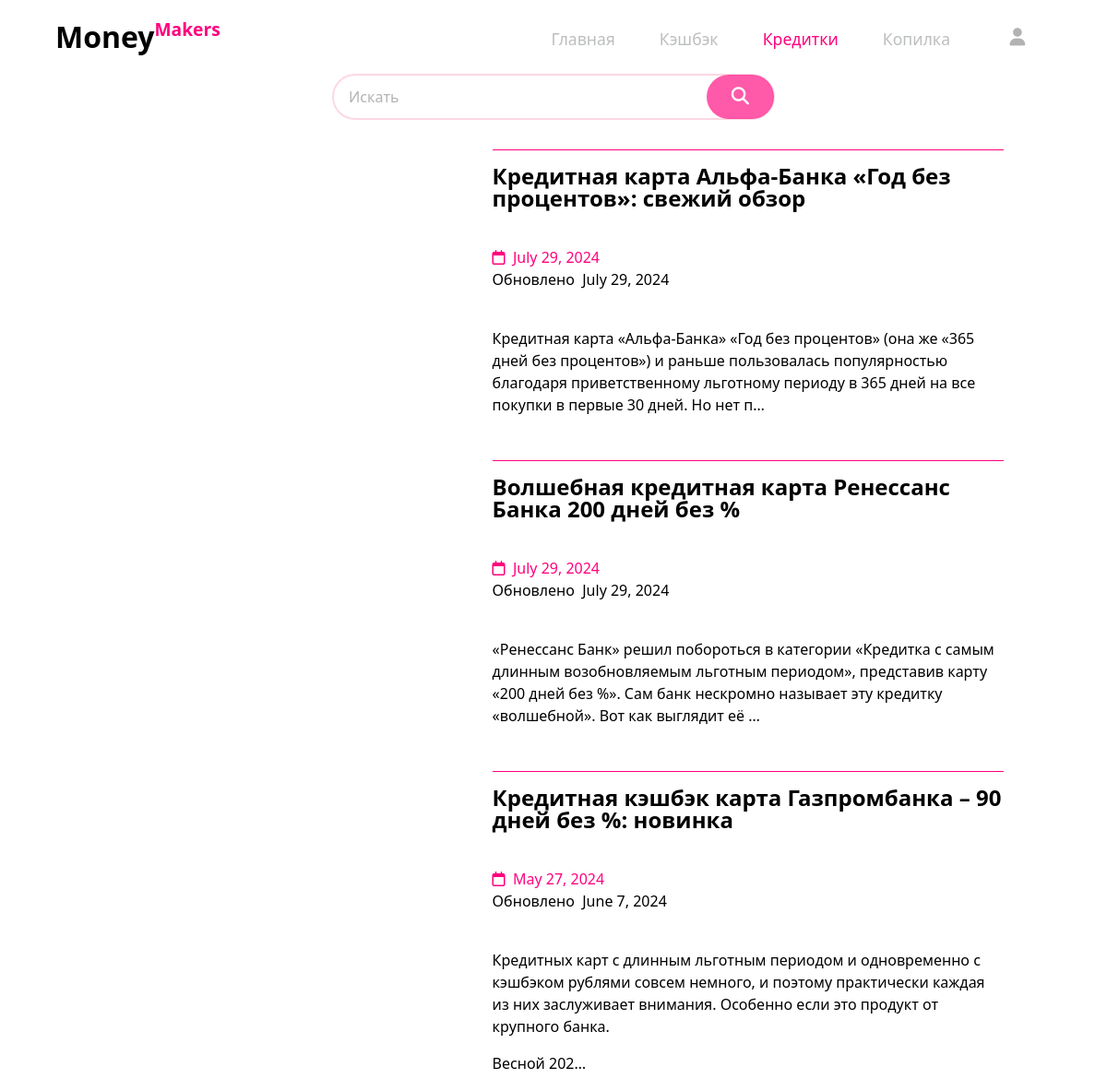
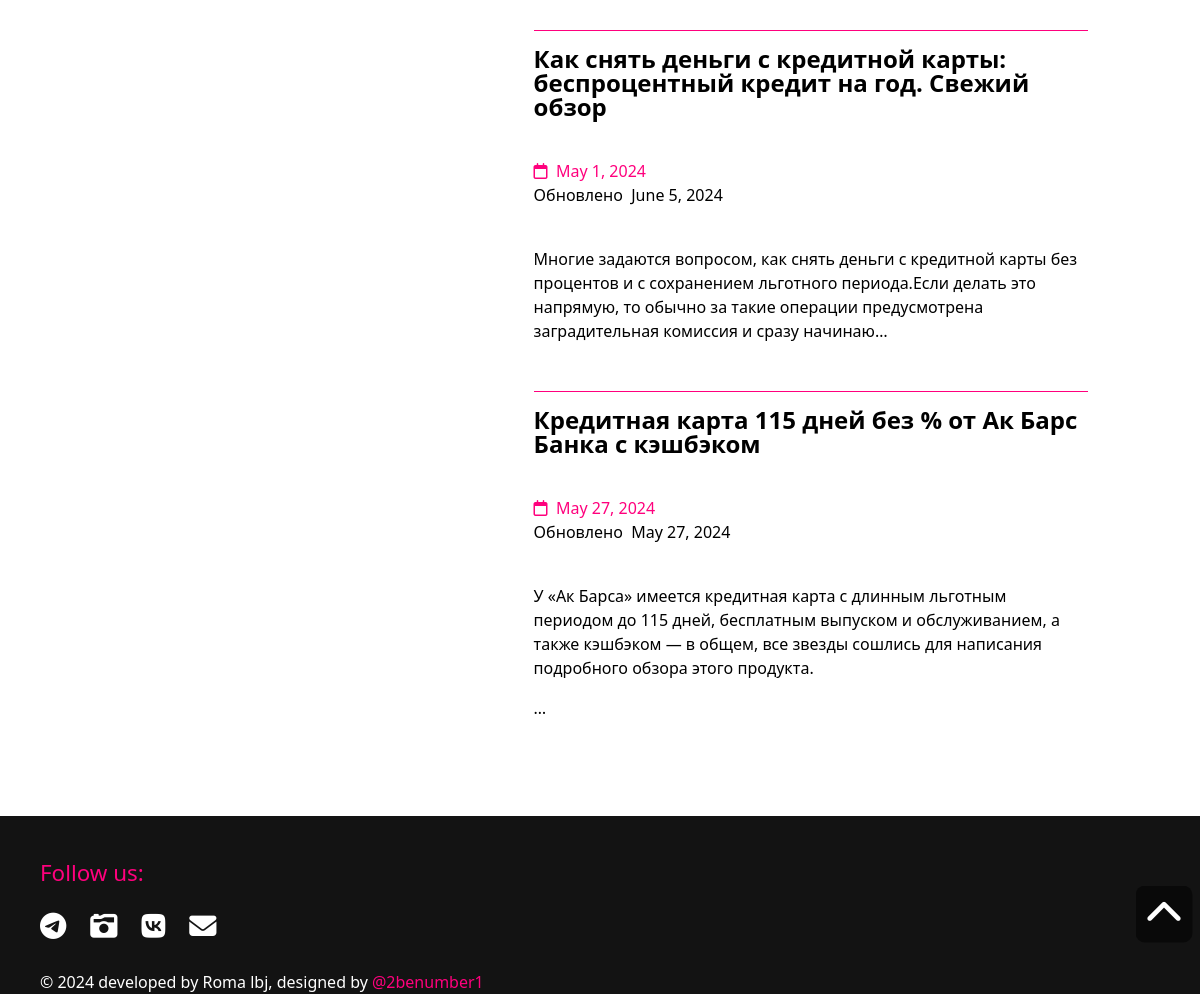
Screenshot of /credit with the database file from the repository (2 pictures, top to bottom).
### main/models.py (models this page shows, shortened)
class Articles(models.Model):
    credit = 'credit'
    debit = 'debit'
    savings = 'savings'
    CATEGORIES = [(credit, 'Кредитки'), (debit, 'Дебетухи'), (savings, 'Накопилка')]
    title = models.CharField(max_length=255)
    category = models.CharField(max_length=50, choices=CATEGORIES, blank=False)
    content = models.TextField()
    photo = models.ImageField(upload_to="images")
    time_create = models.DateTimeField(auto_now_add=True)
    time_update = models.DateTimeField(auto_now_add=True)
    likes = models.ManyToManyField(User, related_name='likes')
    comments_amount = models.IntegerField(default=0)
    class Meta:
        verbose_name = 'Article'
        verbose_name_plural = 'Articles'

### main/views.py (the view)
# urls.py: path('credit', views.credit, name='credit'),
def credit(request):
    context = {
        'articles': Articles.objects.filter(category='credit').order_by('-time_update'),
    }
    return render(request, 'main/credit.html', context)

### main/templates/main/credit.html (shortened to what this page needs)
{% extends 'main/layout.html' %}
{% block content %}
    <div class="search_form_container">
        <form class="search_form" action="{% url 'searched_for' %}" method="POST">
            <input class="search_input" type="search" placeholder="Искать" name="searched">
            <button class="search_button" type="submit"><i class="fa-solid fa-magnifying-glass"></i></button>
        </form>
    </div>
    <div class="credit_articles_list">
         <ul>
             {% for post in articles %}
                        <li>
                            <a href="{% url 'article_detail' category=post.category id=post.id %}">
                                <div class="post">
                                    <div class="image" style="background-image: url('{{post.photo.url}}');"></div>
                                    <div class="all_info">
                                        <p class="title">{{post.title}}</p>
                                        <p class="time time_create"><i class="fa-regular fa-calendar"></i>&nbsp;&nbsp;{{post.time_create|date}}</p>
                                        <p class="time time_update">Обновлено&nbsp;&nbsp;{{post.time_update|date}}</p>
                                        <p class="contents">{{post.content | truncatechars:220 | safe}}</p>
                                    </div>
                                </div>
                            </a>
                        </li>
             {% endfor %}
         </ul>
    </div>
{% endblock %}

### main/static/main/css/main.css (style rules this page uses)
:root { --header-height: 3rem; --hue: 174; --sat: 63%; --first-color: hsl(var(--hue), var(--sat), 40%); --first-color-alt: hsl(var(--hue), var(--sat), 36%); --title-color: hsl(var(--hue), 12%, 15%); --text-color: hsl(var(--hue), 8%, 35%); --body-color: hsl(var(--hue), 100%, 99%); --container-color: #fff; --body-font: "Work Sans", sans-serif; --h1-font-size: 1.5rem; --normal-font-size: 1rem; --tiny-font-size: .625rem; --z-tooltip: 10; --z-fixed: 100; --shadow-color-darker: rgba(128, 128, 128, 0.1); --shadow-color-medium: rgba(128, 128, 128, 0.05); --shadow-color: rgba(128, 128, 128, 0.02); --blur-radius: 0px; }
@media screen and (min-width: 968px) { :root { --h1-font-size: 2.25rem; --normal-font-size: 1.1rem; } }
* { box-sizing: border-box; padding: 0; margin: 0; }
body { margin: 0; padding: 0; font-family: var(--body-font); font-size: var(--normal-font-size); background-color: var(--body-color); color: var(--text-color); overflow-x: hidden; scroll-behavior: smooth; }
ul { list-style: none; }
.credit_articles_list { margin: 0 0 10vh 0; padding: 2vh 0 0 10vh; width: 100vw; display: flex; align-items: center; justify-content: flex-start; }
.credit_articles_list ul { margin: 0; padding: 0; width: 90%; height: 100%; display: flex; align-items: center; justify-content: center; flex-direction: column; }
.credit_articles_list ul li { width: 100%; min-height: 35vh; margin: 0 0 2vh 0; padding: 2vh 0 0 0; display: flex; align-items: center; justify-content: center; }
.credit_articles_list a { text-decoration: none; color: black; width: 100%; height: 100%; margin: 0; padding: 0; }
.credit_articles_list ul li:last-child { margin: 0; }
.credit_articles_list .post { width: 100%; height: 100%; margin: 0; padding: 0; display: flex; align-items: flex-start; justify-content: space-between; }
.credit_articles_list .image { min-width: 40%; min-height: 35vh; border-radius: 20px; background-repeat: no-repeat; background-size: cover; background-position: center center; }
.credit_articles_list .all_info { margin: 0 0 0 5vh; padding: 2vh 0 0 0; height: 100%; width: 55%; display: flex; justify-content: flex-start; flex-direction: column; align-items: flex-start; border-top: 1px solid #ff007d; }
.credit_articles_list .title { font-size: 1.5rem; font-weight: 550; line-height: 1.5rem; transition: .2s; }
.credit_articles_list .time { line-height: 1.5rem; margin: 0; font-size: 1rem; }
.credit_articles_list .time_create { margin-top: 3vh; }
.credit_articles_list .time_update { margin-bottom: 3vh; }
.credit_articles_list .contents { font-size: 1.1rem; font-weight: 300; line-height: 1.5rem; }
.credit_articles_list i, .credit_articles_list .time_create { color: #ff007d; }
input { width: 85%; height: 6vh; border-color: transparent; background-color: transparent; }
form input::placeholder { transition: .25s; }
.search_form_container { background-color: #ffffff; margin: 10vh 0 0 0; width: 40vw; display: flex; justify-content: center; align-items: center; }
.search_form_container form { width: 100%; height: 100%; display: flex; justify-content: flex-end; align-items: center; flex-direction: row; position: relative; position: relative; }
.search_form_container button { background-color: #ff007da6; color: white; height: 48px; padding: 0.5% 2%; margin: 0; align-items: center; justify-content: center; font-size: 1rem; border-color: transparent; border-radius: 40px; transition: .3s; position: absolute; right: 1px; }
.search_form_container i { font-size: 1.2rem; transition: .3s; width: 50px; }
.search_form_container input { border: 2px solid #fcd8e2; border-radius: 40px; padding-left: 2vh; height: 50px; width: 40vw; }
input::placeholder { color: rgba(0, 0, 0, 0.3); }

### rows the page displays
Articles: title "Кредитная карта Альфа-Банка «Год без процентов»: свежий обзор", time_create "July 29, 2024", time_update "July 29, 2024", content "Кредитная карта «Альфа-Банка» «Год без процентов» (она же «365 дней без процентов») и раньше пользовалась популярностью благодаря приветственному льготному периоду в 365 дней на все покупки в первые 30 дней. Но нет п…"
Articles: title "Волшебная кредитная карта Ренессанс Банка 200 дней без %", time_create "July 29, 2024", time_update "July 29, 2024", content "«Ренессанс Банк» решил побороться в категории «Кредитка с самым длинным возобновляемым льготным периодом», представив карту «200 дней без %». Сам банк нескромно называет эту кредитку «волшебной». Вот как выглядит её …"
Articles: title "Кредитная кэшбэк карта Газпромбанка – 90 дней без %: новинка", time_create "May 27, 2024", time_update "June 7, 2024", content "Кредитных карт с длинным льготным периодом и одновременно с кэшбэком рублями совсем немного, и поэтому практически каждая из них заслуживает внимания. Особенно если это продукт от крупного банка. Весной 202…"
Articles: title "Как снять деньги с кредитной карты: беспроцентный кредит на год. Свежий обзор", time_create "May 1, 2024", time_update "June 5, 2024", content "Многие задаются вопросом, как снять деньги с кредитной карты без процентов и с сохранением льготного периода.Если делать это напрямую, то обычно за такие операции предусмотрена заградительная комиссия и сразу начинаю…"
Articles: title "Кредитная карта 115 дней без % от Ак Барс Банка с кэшбэком", time_create "May 27, 2024", time_update "May 27, 2024", content "У «Ак Барса» имеется кредитная карта с длинным льготным периодом до 115 дней, бесплатным выпуском и обслуживанием, а также кэшбэком — в общем, все звезды сошлись для написания подробного обзора этого продукта. …"
